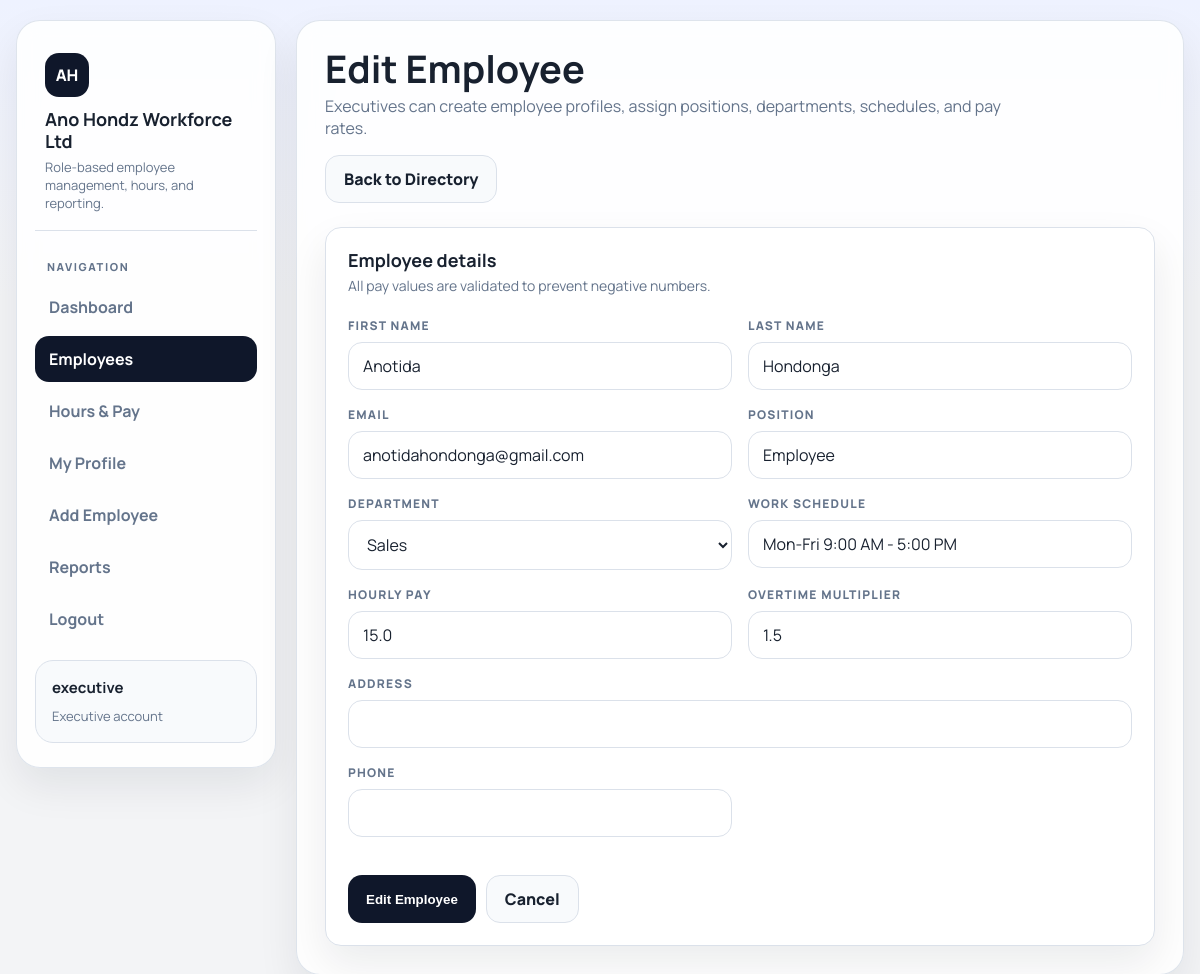
Screenshot of /employees/122/edit (signed in) with the database file from the repository.
### tables this page shows
CREATE TABLE users (
            id INTEGER PRIMARY KEY AUTOINCREMENT,
            username TEXT NOT NULL UNIQUE,
            password_hash TEXT NOT NULL,
            role TEXT NOT NULL CHECK(role IN ('executive', 'employee')),
            employee_id INTEGER UNIQUE,
            created_at TEXT NOT NULL DEFAULT CURRENT_TIMESTAMP,
            FOREIGN KEY (employee_id) REFERENCES employees(id)
        );

CREATE TABLE employees (
            id INTEGER PRIMARY KEY,
            first_name TEXT NOT NULL,
            last_name TEXT NOT NULL,
            salary REAL NOT NULL,
            email TEXT NOT NULL UNIQUE
        , dept_id INTEGER REFERENCES departments(dept_id), job_title TEXT, overtime_rate REAL NOT NULL DEFAULT 1.5, schedule TEXT NOT NULL DEFAULT 'Mon-Fri 9:00 AM - 5:00 PM', address TEXT NOT NULL DEFAULT '', phone TEXT NOT NULL DEFAULT '');

CREATE TABLE departments (
            dept_id INTEGER PRIMARY KEY,
            dept_name TEXT NOT NULL UNIQUE
        );

### ems_app/employees.py (the view, shortened to what this page needs)
@bp.route("/employees/<int:employee_id>/edit", methods=("GET", "POST"))
@executive_required
def edit_employee(employee_id):
    db = get_db()
    employee = fetch_employee(employee_id)
    departments = fetch_departments()
    if employee is None:
        flash("Employee not found.", "error")
        return redirect(url_for("employees.employee_directory"))
    return render_template(
        "employee_form.html",
        active_page="employees",
        title="Edit Employee",
        employee=employee,
        departments=departments,
    )

### ems_app/auth.py (called while the page is built)
def login_required(view):
    @wraps(view)
    def wrapped_view(*args, **kwargs):
        if g.user is None:
            return redirect(url_for("auth.login", next=request.full_path.rstrip("?")))
        return view(*args, **kwargs)
    return wrapped_view

def executive_required(view):
    @wraps(view)
    @login_required
    def wrapped_view(*args, **kwargs):
        if g.user["role"] != "executive":
            flash("Executive access is required for that page.", "error")
            return redirect(url_for("employees.dashboard"))
        return view(*args, **kwargs)
    return wrapped_view

@bp.before_app_request
def load_logged_in_user():
    user_id = session.get("user_id")
    if user_id is None:
        g.user = None
        return
    db = get_db()
    g.user = db.execute(
        """
        SELECT
            u.id,
            u.username,
            u.role,
            u.employee_id,
            e.first_name,
            e.last_name,
            e.email,
            e.job_title,
            e.salary,
            e.overtime_rate,
            e.schedule,
            e.address,
            e.phone,
            d.dept_name AS department_name
        FROM users u
        LEFT JOIN employees e ON e.id = u.employee_id
        LEFT JOIN departments d ON d.dept_id = e.dept_id
        WHERE u.id = ?
        """,
        (user_id,),
    ).fetchone()

### ems_app/db.py (called while the page is built)
def get_db():
    if "db" not in g:
        g.db = sqlite3.connect(current_app.config["DATABASE"])
        g.db.row_factory = sqlite3.Row
        g.db.execute("PRAGMA foreign_keys = ON")
    return g.db

### ems_app/employees.py (called while the page is built)
def fetch_departments():
    db = get_db()
    return db.execute(
        "SELECT dept_id AS id, dept_name AS name FROM departments ORDER BY dept_name"
    ).fetchall()

def fetch_employee(employee_id):
    db = get_db()
    return db.execute(
        """
        SELECT
            e.id,
            e.first_name,
            e.last_name,
            e.email,
            e.job_title,
            e.salary,
            e.overtime_rate,
            e.schedule,
            e.address,
            e.phone,
            e.dept_id,
            d.dept_name AS department_name
        FROM employees e
        LEFT JOIN departments d ON d.dept_id = e.dept_id
        WHERE e.id = ?
        """,
        (employee_id,),
    ).fetchone()

### templates/employee_form.html (shortened to what this page needs)
{% extends "base.html" %}
{% block content %}
<div class="page-header">
  <div>
    <h2>{{ title }}</h2>
    <p>Executives can create employee profiles, assign positions, departments, schedules, and pay rates.</p>
  </div>
  <a href="{{ url_for('employees.employee_directory') }}" class="btn btn-secondary">Back to Directory</a>
</div>
<section class="card">
  <div class="panel-head">
    <div>
      <h3>Employee details</h3>
      <p>All pay values are validated to prevent negative numbers.</p>
    </div>
  </div>
  <div class="panel-body">
    <form method="post" class="grid">
      <div class="field-grid">
        <div>
          <label for="first_name">First Name</label>
          <input id="first_name" name="first_name" value="{{ employee.first_name if employee else '' }}" required />
        </div>
        <div>
          <label for="last_name">Last Name</label>
          <input id="last_name" name="last_name" value="{{ employee.last_name if employee else '' }}" required />
        </div>
        <div>
          <label for="email">Email</label>
          <input id="email" name="email" type="email" value="{{ employee.email if employee else '' }}" required />
        </div>
        <div>
          <label for="job_title">Position</label>
          <input id="job_title" name="job_title" value="{{ employee.job_title if employee else '' }}" required />
        </div>
        <div>
          <label for="department_id">Department</label>
          <select id="department_id" name="department_id">
            {% for department in departments %}
              <option value="{{ department['id'] }}" {% if employee and employee.dept_id == department['id'] %}selected{% endif %}>{{ department['name'] }}</option>
            {% endfor %}
          </select>
        </div>
        <div>
          <label for="schedule">Work Schedule</label>
          <input id="schedule" name="schedule" value="{{ employee.schedule if employee else 'Mon-Fri 9:00 AM - 5:00 PM' }}" required />
        </div>
        <div>
          <label for="hourly_rate">Hourly Pay</label>
          <input id="hourly_rate" name="hourly_rate" type="number" min="0" step="0.01" value="{{ employee.salary if employee else '25.00' }}" required />
        </div>
        <div>
          <label for="overtime_rate">Overtime Multiplier</label>
          <input id="overtime_rate" name="overtime_rate" type="number" min="0" step="0.01" value="{{ employee.overtime_rate if employee else '1.50' }}" required />
        </div>
        <div class="full">
          <label for="address">Address</label>
          <input id="address" name="address" value="{{ employee.address if employee else '' }}" />
        </div>
        <div>
          <label for="phone">Phone</label>
          <input id="phone" name="phone" value="{{ employee.phone if employee else '' }}" />
        </div>
      </div>
      <div class="actions">
        <button type="submit" class="btn btn-primary">{{ title }}</button>
        <a href="{{ url_for('employees.employee_directory') }}" class="btn btn-secondary">Cancel</a>
      </div>
    </form>
  </div>
</section>
{% endblock %}

### templates/base.html (shortened to what this page needs)
<!DOCTYPE html>
<html lang="en">
<head>
</head>
<body>
  <div class="shell">
    <aside>
      <div class="brand">
        <div class="brand-mark">AH</div>
        <h1>Ano Hondz Workforce Ltd</h1>
        <p>Role-based employee management, hours, and reporting.</p>
      </div>
      <div class="nav-label">Navigation</div>
      <nav>
        {% if g.user %}
          <a href="{{ url_for('employees.dashboard') }}" class="nav-link{% if active_page == 'dashboard' %} active{% endif %}">Dashboard</a>
          <a href="{{ url_for('employees.employee_directory') }}" class="nav-link{% if active_page == 'employees' %} active{% endif %}">Employees</a>
          <a href="{{ url_for('employees.hours') }}" class="nav-link{% if active_page == 'hours' %} active{% endif %}">Hours & Pay</a>
          <a href="{{ url_for('employees.profile') }}" class="nav-link{% if active_page == 'profile' %} active{% endif %}">My Profile</a>
          {% if g.user['role'] == 'executive' %}
            <a href="{{ url_for('employees.add_employee') }}" class="nav-link{% if active_page == 'add-employee' %} active{% endif %}">Add Employee</a>
            <a href="{{ url_for('reports.index') }}" class="nav-link{% if active_page == 'reports' %} active{% endif %}">Reports</a>
          {% endif %}
          <a href="{{ url_for('auth.logout') }}" class="nav-link">Logout</a>
        {% endif %}
      </nav>
      {% if g.user %}
        <div class="user-card">
          <strong>{{ g.user['username'] }}</strong>
          <span>{{ g.user['role'].title() }} account</span>
        </div>
      {% endif %}
    </aside>
    <main>
      {% block content %}{% endblock %}
    </main>
  </div>
</body>
</html>

### templates/base.html (style rules this page uses)
* { box-sizing: border-box; margin: 0; padding: 0; }
:root { --bg: #f3f4f6; --panel: #ffffff; --surface: #f8fafc; --border: #dbe1ea; --text: #18212f; --muted: #64748b; --accent: #0f172a; --accent-soft: #e2e8f0; --success: #0f9d58; --danger: #d93025; --radius: 16px; --shadow: 0 18px 40px rgba(15, 23, 42, 0.08); }
body { background: linear-gradient(180deg, #eef2ff 0%, var(--bg) 30%); color: var(--text); font-family: "Manrope", "Segoe UI", sans-serif; min-height: 100vh; }
.shell { width: min(1240px, calc(100% - 32px)); margin: 20px auto; display: grid; grid-template-columns: 260px 1fr; gap: 20px; }
aside, main { background: rgba(255,255,255,0.88); backdrop-filter: blur(10px); border: 1px solid rgba(219, 225, 234, 0.9); border-radius: 24px; box-shadow: var(--shadow); }
aside { padding: 24px 18px; position: sticky; top: 20px; height: fit-content; }
main { padding: 28px; display: flex; flex-direction: column; gap: 24px; }
.brand { padding: 8px 10px 18px; border-bottom: 1px solid var(--border); margin-bottom: 18px; }
.brand-mark { width: 44px; height: 44px; border-radius: 14px; background: var(--accent); color: #fff; display: grid; place-items: center; font-weight: 800; margin-bottom: 12px; }
.brand h1 { font-size: 18px; line-height: 1.2; }
.brand p { font-size: 13px; color: var(--muted); margin-top: 6px; }
.nav-label { font-size: 11px; font-weight: 800; letter-spacing: 1.6px; color: var(--muted); text-transform: uppercase; padding: 10px 12px; }
nav { display: flex; flex-direction: column; gap: 6px; }
.nav-link { text-decoration: none; color: var(--muted); padding: 12px 14px; border-radius: 14px; font-weight: 700; transition: all .18s ease; }
.nav-link:hover, .nav-link.active { background: var(--accent); color: #fff; }
.user-card { margin-top: 18px; padding: 16px; border-radius: 18px; background: var(--surface); border: 1px solid var(--border); }
.user-card strong { display: block; font-size: 15px; margin-bottom: 6px; }
.user-card span { color: var(--muted); font-size: 13px; }
.page-header { display: flex; align-items: flex-start; justify-content: space-between; gap: 16px; flex-wrap: wrap; }
.page-header h2 { font-size: clamp(28px, 4vw, 38px); line-height: 1; }
.page-header p { margin-top: 8px; color: var(--muted); max-width: 720px; }
.grid { display: grid; gap: 18px; }
.card { background: var(--panel); border: 1px solid var(--border); border-radius: var(--radius); box-shadow: var(--shadow); }
.panel-head { padding: 20px 22px 0; display: flex; align-items: flex-start; justify-content: space-between; gap: 16px; flex-wrap: wrap; }
.panel-head h3 { font-size: 18px; }
.panel-head p { color: var(--muted); margin-top: 4px; font-size: 14px; }
.panel-body { padding: 22px; }
.btn { display: inline-flex; align-items: center; justify-content: center; gap: 8px; border: none; border-radius: 14px; padding: 12px 18px; font-weight: 800; text-decoration: none; cursor: pointer; transition: transform .18s ease, box-shadow .18s ease; }
.btn-primary { background: var(--accent); color: #fff; }
.btn-secondary { background: var(--surface); color: var(--text); border: 1px solid var(--border); }
.field-grid { display: grid; grid-template-columns: repeat(2, minmax(0, 1fr)); gap: 16px; }
.field-grid .full { grid-column: 1 / -1; }
label { display: block; font-size: 12px; font-weight: 800; text-transform: uppercase; letter-spacing: 1.2px; color: var(--muted); margin-bottom: 8px; }
input, select, textarea { width: 100%; border: 1px solid var(--border); border-radius: 14px; padding: 12px 14px; font: inherit; color: var(--text); background: #fff; }
.actions { display: flex; gap: 10px; flex-wrap: wrap; margin-top: 20px; }

### rows the page displays
users: user.username "executive", user.role "Executive"
employees: first_name "Anotida", last_name "Hondonga", email "anotidahondonga@gmail.com", job_title "Employee", department_id "Sales", schedule "Mon-Fri 9:00 AM - 5:00 PM", hourly_rate "15.0", overtime_rate "1.5"

### other values shown
{{ title }} "Edit Employee"
